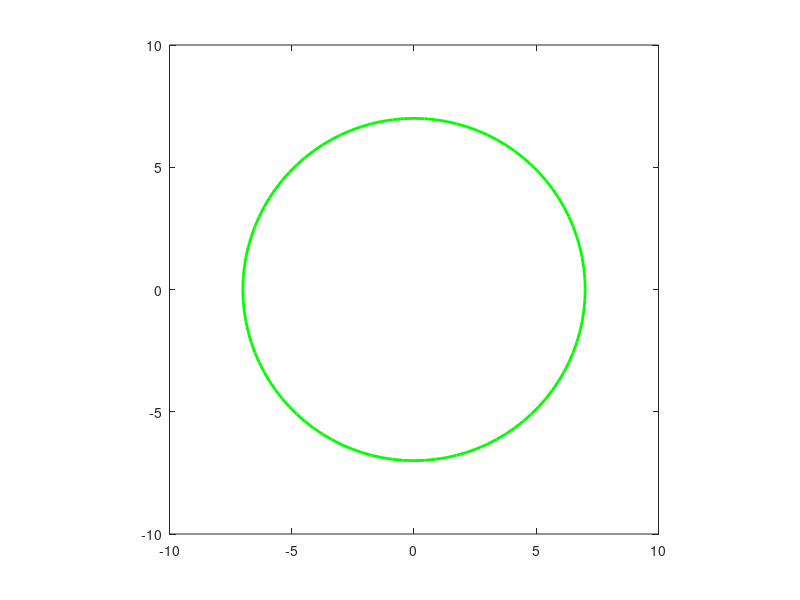

The MATLAB script that drew this image: (Note: this script raises an error after producing the figure.)
function wellmapJ
%plots a well map for the double eccentric well positioning system. the
%center of the disk rotates around the center of the well at a radius of
%its eccentricity

wellRadius   = 7; %well is 7 cm in diameter
diskRadius   = 8; %radius of the disk that the guide tube moves in
eccentricity = 8; %distance between the centers of the two circles

rotationInterval = 10; %interval in degrees of rotation of the disk around the well (lower coordinates)
diskGrid         = 20; %number of divisions of the grid lines for the rotation of the disk itself (upper coordinates)

c = (2*pi)/360; % degree to radian conversion

t = (0:(2*pi)/100:2*pi);

plot(wellRadius.*sin(t),wellRadius.*cos(t),'g','LineWidth',2)
axis square; hold on

rot = (0:rotationInterval:360); %intervals of well rotation (lower coordinates)

t = (0:-104/diskGrid:-104); %intervals of disk rotation (upper coordinates)
o = ones(size(t));

for index=1:length(rot)
    
    
    switch mod(index,5) 
         case 0 
             color = 'r';
        case 1
             color = 'g';
         case 2 
             color = 'b';
         case 3
             color = 'k';
        case 4
            color = 'c';
        case 5
            color = 'm';
         end
    i=rot(index);
    x = eccentricity*cos(i*c); %find center of circle
    y = eccentricity*sin(i*c);
    
    I = circleIntersect([0 0],[x y],wellRadius,diskRadius);
        
    ts = t + o.*atan2(c*(I(2)-y),c*(I(1)-x))/c; %rotate disk grid
    
    plot(wellRadius*sin(i*c),wellRadius*cos(i*c),[color '*'],'MarkerSize',20) %blue * indicate the interval marks in lower coordinates
    
    plot((eccentricity.*sin(ts*c))+y.*o,(eccentricity.*cos(ts*c))+x.*o,['-' color '.'],'MarkerSize',10)
    
end

axis([-wellRadius wellRadius -wellRadius wellRadius])
  xlabel('Medial <---> Lateral');
  ylabel('Posterior <---> Anterior');
  grid on